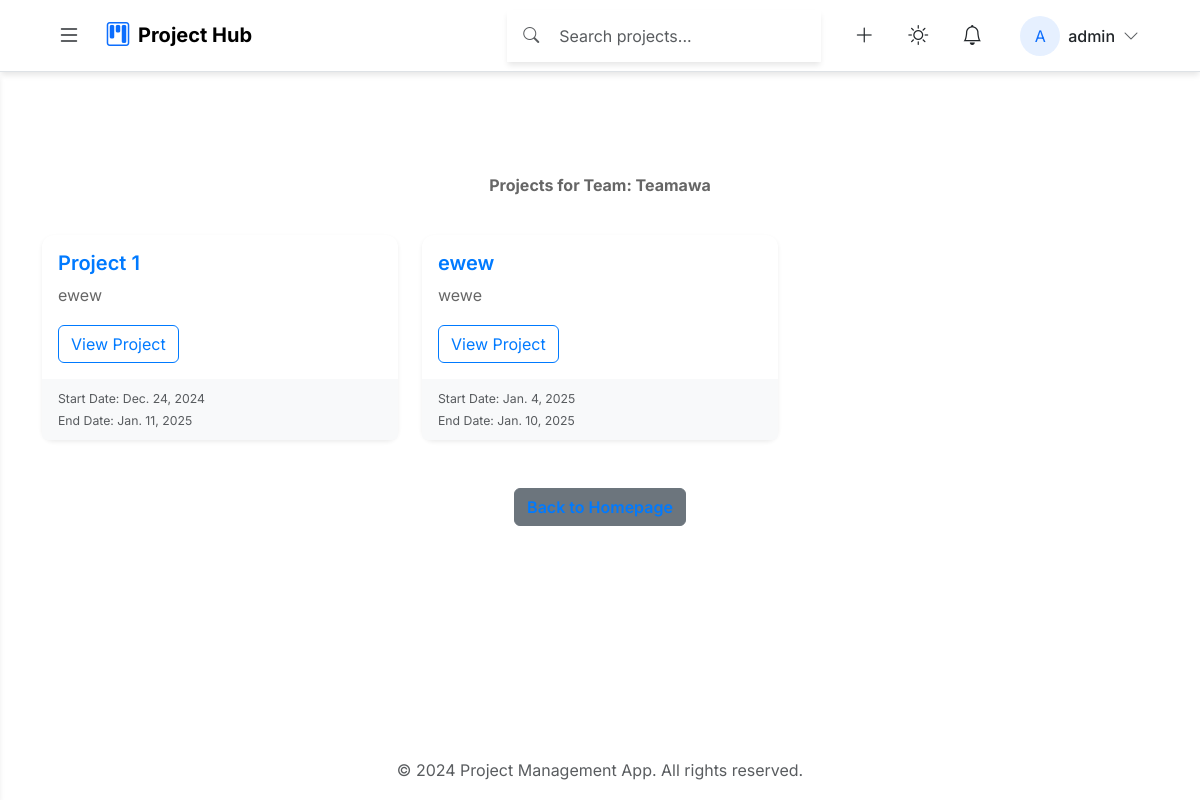
The page /projects/teams/1/projects/ (signed in) on the database as committed earlier.
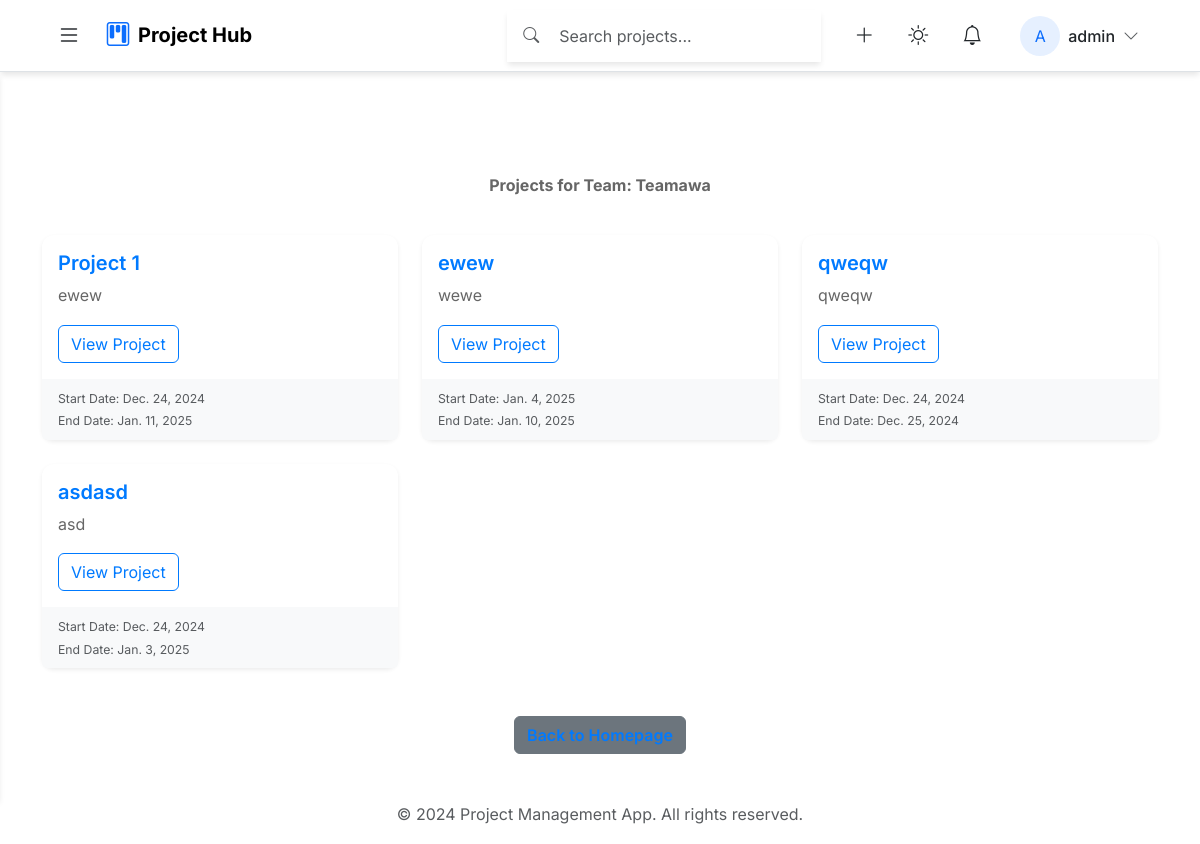
The same page on the database as committed later.
### projects/models.py (models this page shows, shortened)
class Project(models.Model):
    STATUS_CHOICES = [
        ('planned', 'Planned'),
        ('active', 'Active'),
        ('completed', 'Completed'),
        ('on_hold', 'On Hold')
    ]
    name = models.CharField(max_length=200)
    description = models.TextField()
    team = models.ForeignKey(Team, on_delete=models.CASCADE, related_name='projects')
    manager = models.ForeignKey(User, on_delete=models.CASCADE, related_name='managed_projects')
    status = models.CharField(max_length=20, choices=STATUS_CHOICES, default='planned')
    start_date = models.DateField()
    end_date = models.DateField()
    created_at = models.DateTimeField(auto_now_add=True)
    class Meta:
        ordering = ['-created_at']
        constraints = [
            models.UniqueConstraint(fields=['name', 'team'], name='unique_project_name_in_team')
        ]

### projects/views.py (the view)
# urls.py: path('teams/<int:team_id>/projects/', views.team_projects, name='team_projects'),
@login_required
@handle_view_errors
def team_projects(request, team_id):
    team = get_object_or_404(Team, id=team_id)
    if not has_team_permission(request.user, team):
        messages.error(request, MSG_PERMISSION_DENIED)
        return redirect('team_list')
    projects = Project.objects.filter(team=team)
    return render(request, 'projects/team_projects.html', {
        'team': team,
        'projects': projects
    })

### projects/utils/permissions.py (called while the page is built)
def has_team_permission(user, team):
    return TeamMember.objects.filter(user=user, team=team).exists() or user == team.owner

### projects/views.py (called while the page is built)
def base_context(request):
    if request.user.is_authenticated:
        return {
            'unread_notifications': Notification.objects.filter(
                user=request.user,
                read=False
            ).count(),
            'user_teams': Team.objects.filter(
                members__user=request.user
            ).distinct(),
            'team_members_count': TeamMember.objects.filter(
                team__members__user=request.user
            ).distinct().count(),
            'completed_tasks_count': Task.objects.filter(
                assigned_to=request.user,
                status=TASK_STATUS_DONE
            ).count(),
            'tasks_count': Task.objects.filter(
                assigned_to=request.user
            ).count()
        }
    return {}

### projects/templates/projects/team_projects.html (shortened to what this page needs)
{% extends 'base.html' %}
{% load static %}
{% block extra_css %}
<link rel="stylesheet" href="{% static 'css/team_projects.css' %}">
{% endblock %}
{% block content %}
<div class="container">
    <div class="row mb-4">
        <div class="col">
            <h2 class="text-center">Projects for Team: {{ team.name }}</h2>
        </div>
    </div>
    <div class="row">
        {% for project in projects %}
        <div class="col-md-4 mb-4">
            <div class="card shadow-sm">
                <div class="card-body">
                    <h5 class="card-title">{{ project.name }}</h5>
                    <p class="card-text">{{ project.description|truncatewords:20 }}</p>
                    <a href="{% url 'project_detail' project.id %}" class="btn btn-outline-primary">View Project</a>
                </div>
                <div class="card-footer text-muted">
                    <small>Start Date: {{ project.start_date }}</small><br>
                    <small>End Date: {{ project.end_date }}</small>
                </div>
            </div>
        </div>
        {% empty %}
        <div class="col">
            <p class="text-center">No projects available for this team. <a href="{% url 'project_create' %}">Create a new project</a>.</p>
        </div>
        {% endfor %}
    </div>
    <div class="row mt-4">
        <div class="col text-center">
            <a href="{% url 'homepage' %}" class="btn btn-secondary">Back to Homepage</a>
        </div>
    </div>
</div>
{% endblock %}

Rows that differ between the two databases and show on the page:
added Project: name "qweqw", description "qweqw", start_date "Dec. 24, 2024", end_date "Dec. 25, 2024"
added Project: name "asdasd", description "asd", start_date "Dec. 24, 2024", end_date "Jan. 3, 2025"
